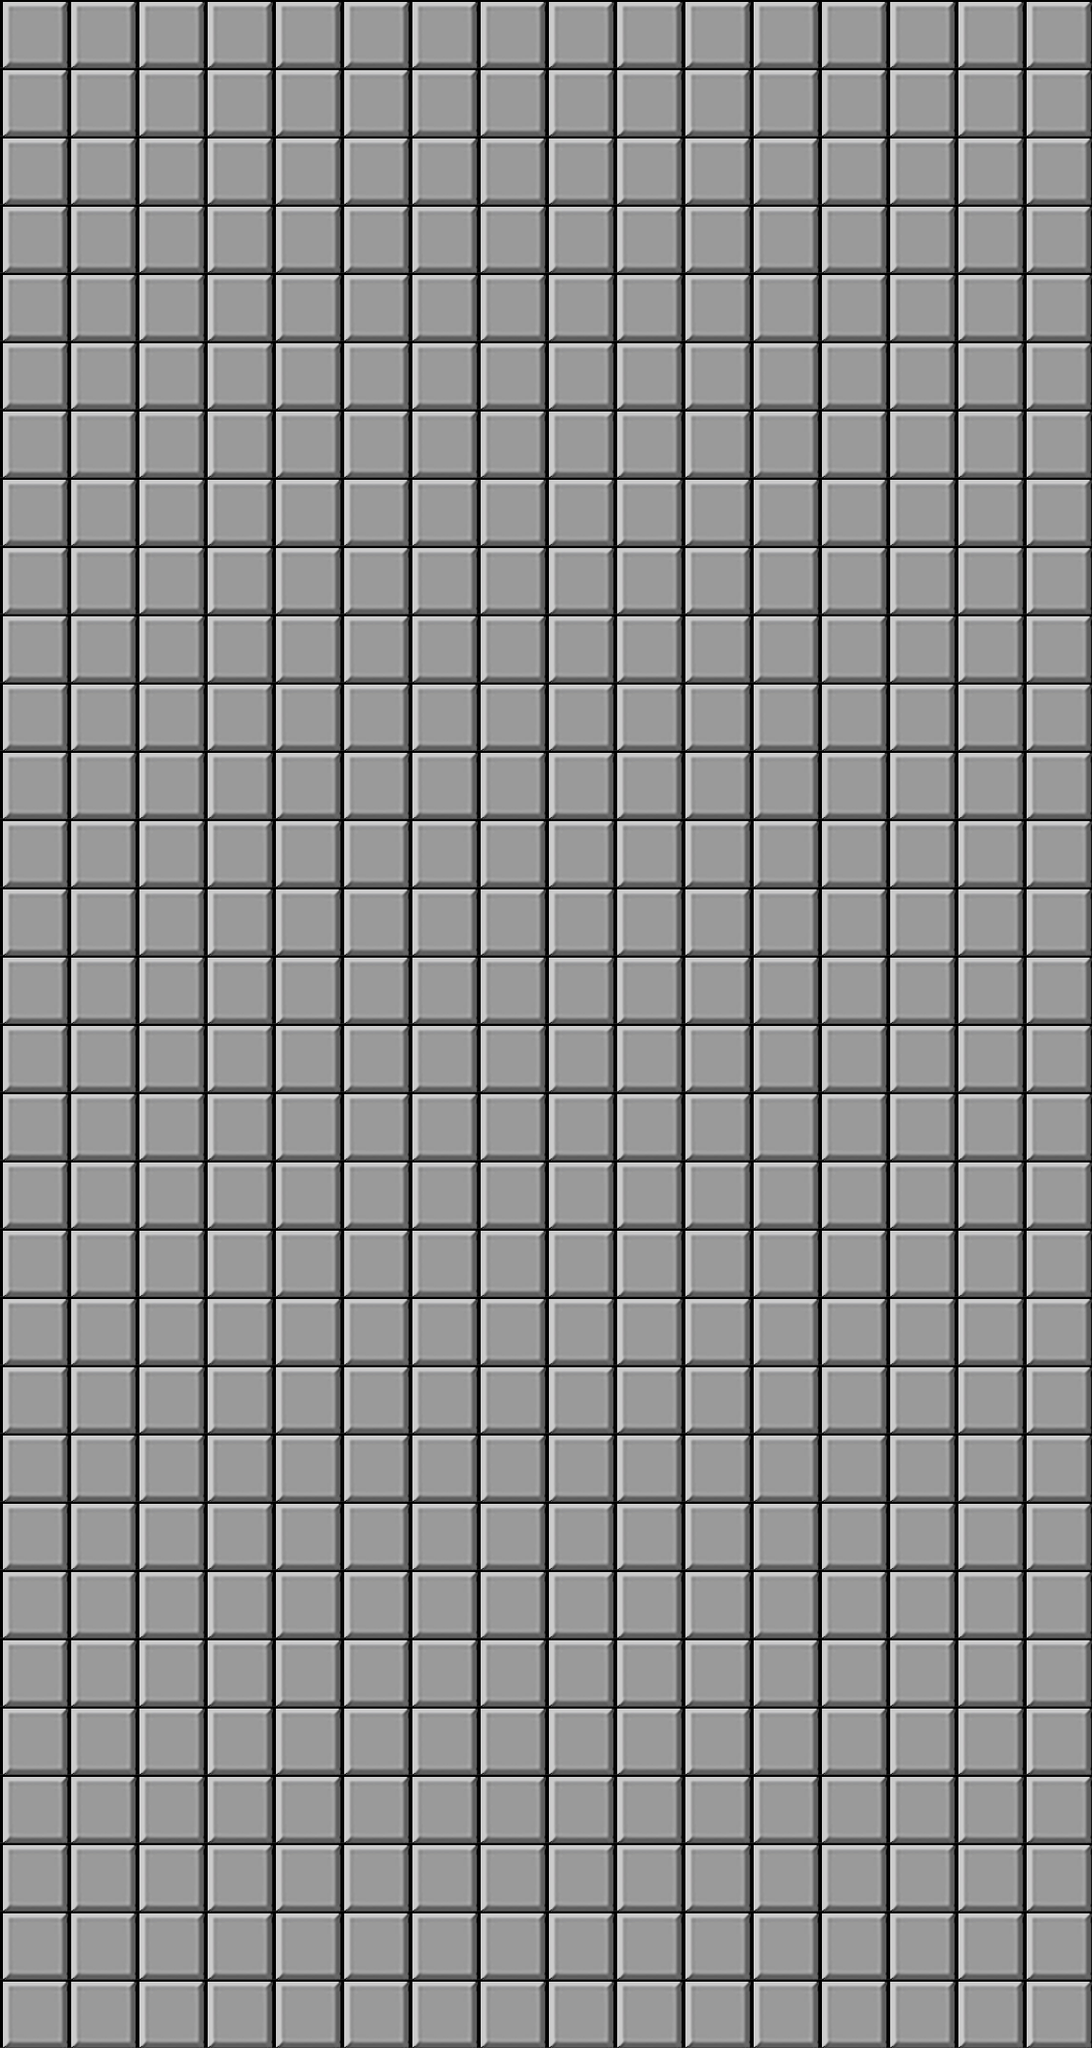

The image is a tile-based game level rendered from a .tmx file. Its description and complete source (layers, tilesets, objects, tile grids) follow:
An orthogonal 16x30 tile map with 70x70 px tiles, 3 tile layers (floor, btn, flag).

<map version="1.2" tiledversion="1.2.4" orientation="orthogonal" renderorder="right-down" width="16" height="30" tilewidth="70" tileheight="70" infinite="0" nextlayerid="6" nextobjectid="1">
 <tileset firstgid="1" name="grid" tilewidth="70" tileheight="70" tilecount="18" columns="3">
  <image source="grid.png" width="210" height="420" />
 </tileset>
 <layer id="1" name="floor" width="16" height="30">
  <data encoding="csv">
16,16,16,16,16,16,16,16,16,16,16,16,16,16,16,16,
16,16,16,16,16,16,16,16,16,16,16,16,16,16,16,16,
16,16,16,16,16,16,16,16,16,16,16,16,16,16,16,16,
16,16,16,16,16,16,16,16,16,16,16,16,16,16,16,16,
16,16,16,16,16,16,16,16,16,16,16,16,16,16,16,16,
16,16,16,16,16,16,16,16,16,16,16,16,16,16,16,16,
16,16,16,16,16,16,16,16,16,16,16,16,16,16,16,16,
16,16,16,16,16,16,16,16,16,16,16,16,16,16,16,16,
16,16,16,16,16,16,16,16,16,16,16,16,16,16,16,16,
16,16,16,16,16,16,16,16,16,16,16,16,16,16,16,16,
16,16,16,16,16,16,16,16,16,16,16,16,16,16,16,16,
16,16,16,16,16,16,16,16,16,16,16,16,16,16,16,16,
16,16,16,16,16,16,16,16,16,16,16,16,16,16,16,16,
16,16,16,16,16,16,16,16,16,16,16,16,16,16,16,16,
16,16,16,16,16,16,16,16,16,16,16,16,16,16,16,16,
16,16,16,16,16,16,16,16,16,16,16,16,16,16,16,16,
16,16,16,16,16,16,16,16,16,16,16,16,16,16,16,16,
16,16,16,16,16,16,16,16,16,16,16,16,16,16,16,16,
16,16,16,16,16,16,16,16,16,16,16,16,16,16,16,16,
16,16,16,16,16,16,16,16,16,16,16,16,16,16,16,16,
16,16,16,16,16,16,16,16,16,16,16,16,16,16,16,16,
16,16,16,16,16,16,16,16,16,16,16,16,16,16,16,16,
16,16,16,16,16,16,16,16,16,16,16,16,16,16,16,16,
16,16,16,16,16,16,16,16,16,16,16,16,16,16,16,16,
16,16,16,16,16,16,16,16,16,16,16,16,16,16,16,16,
16,16,16,16,16,16,16,16,16,16,16,16,16,16,16,16,
16,16,16,16,16,16,16,16,16,16,16,16,16,16,16,16,
16,16,16,16,16,16,16,16,16,16,16,16,16,16,16,16,
16,16,16,16,16,16,16,16,16,16,16,16,16,16,16,16,
16,16,16,16,16,16,16,16,16,16,16,16,16,16,16,16
</data>
 </layer>
 <layer id="4" name="btn" width="16" height="30">
  <data encoding="csv">
1,1,1,1,1,1,1,1,1,1,1,1,1,1,1,1,
1,1,1,1,1,1,1,1,1,1,1,1,1,1,1,1,
1,1,1,1,1,1,1,1,1,1,1,1,1,1,1,1,
1,1,1,1,1,1,1,1,1,1,1,1,1,1,1,1,
1,1,1,1,1,1,1,1,1,1,1,1,1,1,1,1,
1,1,1,1,1,1,1,1,1,1,1,1,1,1,1,1,
1,1,1,1,1,1,1,1,1,1,1,1,1,1,1,1,
1,1,1,1,1,1,1,1,1,1,1,1,1,1,1,1,
1,1,1,1,1,1,1,1,1,1,1,1,1,1,1,1,
1,1,1,1,1,1,1,1,1,1,1,1,1,1,1,1,
1,1,1,1,1,1,1,1,1,1,1,1,1,1,1,1,
1,1,1,1,1,1,1,1,1,1,1,1,1,1,1,1,
1,1,1,1,1,1,1,1,1,1,1,1,1,1,1,1,
1,1,1,1,1,1,1,1,1,1,1,1,1,1,1,1,
1,1,1,1,1,1,1,1,1,1,1,1,1,1,1,1,
1,1,1,1,1,1,1,1,1,1,1,1,1,1,1,1,
1,1,1,1,1,1,1,1,1,1,1,1,1,1,1,1,
1,1,1,1,1,1,1,1,1,1,1,1,1,1,1,1,
1,1,1,1,1,1,1,1,1,1,1,1,1,1,1,1,
1,1,1,1,1,1,1,1,1,1,1,1,1,1,1,1,
1,1,1,1,1,1,1,1,1,1,1,1,1,1,1,1,
1,1,1,1,1,1,1,1,1,1,1,1,1,1,1,1,
1,1,1,1,1,1,1,1,1,1,1,1,1,1,1,1,
1,1,1,1,1,1,1,1,1,1,1,1,1,1,1,1,
1,1,1,1,1,1,1,1,1,1,1,1,1,1,1,1,
1,1,1,1,1,1,1,1,1,1,1,1,1,1,1,1,
1,1,1,1,1,1,1,1,1,1,1,1,1,1,1,1,
1,1,1,1,1,1,1,1,1,1,1,1,1,1,1,1,
1,1,1,1,1,1,1,1,1,1,1,1,1,1,1,1,
1,1,1,1,1,1,1,1,1,1,1,1,1,1,1,1
</data>
 </layer>
 <layer id="5" name="flag" width="16" height="30">
  <data encoding="csv">
15,15,15,15,15,15,15,15,15,15,15,15,15,15,15,15,
15,15,15,15,15,15,15,15,15,15,15,15,15,15,15,15,
15,15,15,15,15,15,15,15,15,15,15,15,15,15,15,15,
15,15,15,15,15,15,15,15,15,15,15,15,15,15,15,15,
15,15,15,15,15,15,15,15,15,15,15,15,15,15,15,15,
15,15,15,15,15,15,15,15,15,15,15,15,15,15,15,15,
15,15,15,15,15,15,15,15,15,15,15,15,15,15,15,15,
15,15,15,15,15,15,15,15,15,15,15,15,15,15,15,15,
15,15,15,15,15,15,15,15,15,15,15,15,15,15,15,15,
15,15,15,15,15,15,15,15,15,15,15,15,15,15,15,15,
15,15,15,15,15,15,15,15,15,15,15,15,15,15,15,15,
15,15,15,15,15,15,15,15,15,15,15,15,15,15,15,15,
15,15,15,15,15,15,15,15,15,15,15,15,15,15,15,15,
15,15,15,15,15,15,15,15,15,15,15,15,15,15,15,15,
15,15,15,15,15,15,15,15,15,15,15,15,15,15,15,15,
15,15,15,15,15,15,15,15,15,15,15,15,15,15,15,15,
15,15,15,15,15,15,15,15,15,15,15,15,15,15,15,15,
15,15,15,15,15,15,15,15,15,15,15,15,15,15,15,15,
15,15,15,15,15,15,15,15,15,15,15,15,15,15,15,15,
15,15,15,15,15,15,15,15,15,15,15,15,15,15,15,15,
15,15,15,15,15,15,15,15,15,15,15,15,15,15,15,15,
15,15,15,15,15,15,15,15,15,15,15,15,15,15,15,15,
15,15,15,15,15,15,15,15,15,15,15,15,15,15,15,15,
15,15,15,15,15,15,15,15,15,15,15,15,15,15,15,15,
15,15,15,15,15,15,15,15,15,15,15,15,15,15,15,15,
15,15,15,15,15,15,15,15,15,15,15,15,15,15,15,15,
15,15,15,15,15,15,15,15,15,15,15,15,15,15,15,15,
15,15,15,15,15,15,15,15,15,15,15,15,15,15,15,15,
15,15,15,15,15,15,15,15,15,15,15,15,15,15,15,15,
15,15,15,15,15,15,15,15,15,15,15,15,15,15,15,15
</data>
 </layer>
</map>